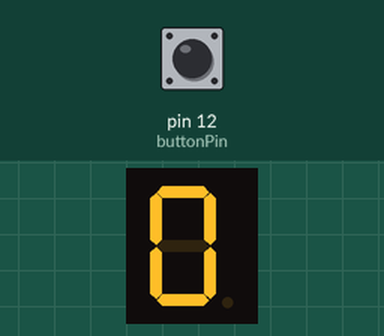
This sketch was run on a simulated Arduino Uno, built with avr-gcc and run on an emulated ATmega328P. Parts: 1-digit seven-segment display. Wiring (inferred from the names in the program): 1-digit 7-segment display, segments lit when LOW: segments pin 3, pin 2, pin 4, pin 5, pin 6, pin 7, pin 8. The inputs (shaded band) are chosen by the test bench; at power-on: pin 12 (buttonPin) HIGH. The segment pins are drawn as the display they are named for.

Above: at 1.2 s.
1.3 s: pin 12 (buttonPin) pulled LOW for 0.15 s
At 2.0 s:
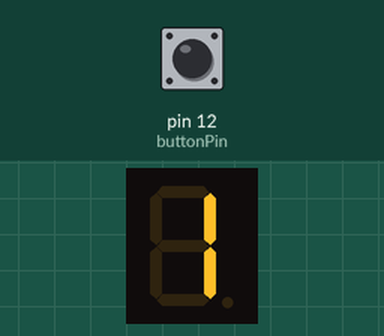
2.9 s: pin 12 (buttonPin) pulled LOW for 1 s
At 3.3 s:
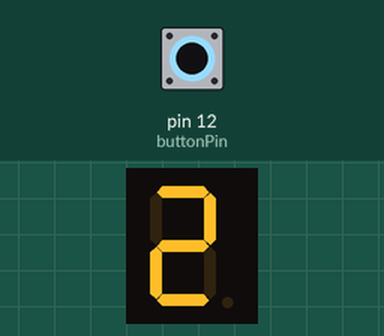
5.4 s: pin 12 (buttonPin) pulled LOW for 0.15 s
At 6.4 s:
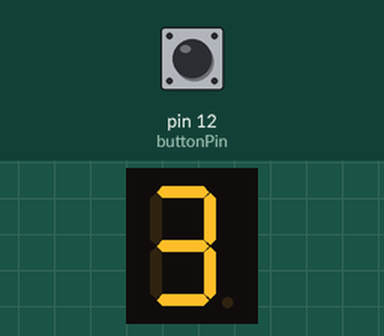
7.0 s: pin 12 (buttonPin) pulled LOW for 3.2 s
At 7.6 s:
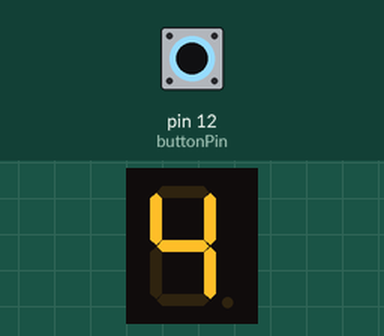
11.7 s: pin 12 (buttonPin) pulled LOW for 0.15 s
At 12.4 s:
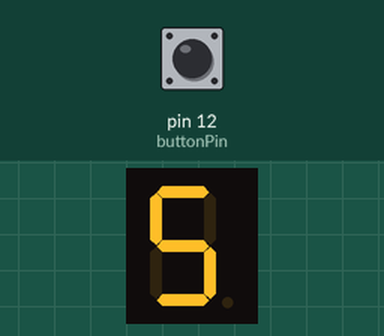
13.3 s: pin 12 (buttonPin) pulled LOW for 1 s
At 13.6 s:
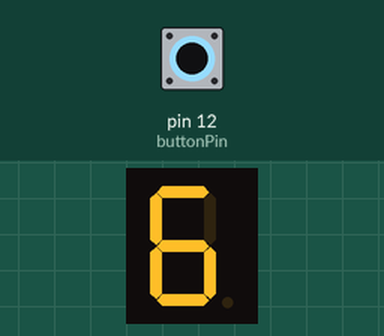
Timing chart, 0 to 16.3 s (numbered marks = the images above; inputs shaded):
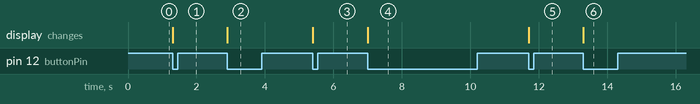

The sketch:

Seven_segment_display+1-need_button.ino
```cpp
byte sevenseg[10][7]={{0,0,0,0,0,0,1},
{0,1,0,1,1,1,1},
{0,0,1,0,0,1,0},
{0,0,0,0,1,1,0},
{0,1,0,1,1,0,0},
{1,0,0,0,1,0,0},
{1,0,0,0,0,0,0},
{0,0,0,1,1,1,1},
{0,0,0,0,0,0,0},
{0,0,0,1,1,0,0}};
byte num[7]={2,3,4,5,6,7,8};
const int buttonPin=12;
int presentButtonState;
int i,vv=0,a=1;
void setup() {
  // put your setup code here, to run once:
  for(i=0;i<7;i++){
pinMode(num[i],OUTPUT);
  }
  pinMode(buttonPin,INPUT);
  digitalWrite(buttonPin,HIGH);
}
void sevensegwrite(byte n){
for(i=0;i<7;i++){
  digitalWrite(num[i],sevenseg[n][i]);
  }
}

void loop() {
  // put your main code here, to run repeatedly:
  presentButtonState =digitalRead(buttonPin);
if( presentButtonState==0&&a==1){vv++;a=0;}
if( presentButtonState==1){a=1;}
  if(vv>9){vv=0;}
  sevensegwrite(vv);
delay(2);
}
```

Measured:
- after the input at 1.3 s, the display: changes at once (image 1)
- after the input at 2.9 s, the display: changes at once (image 2)
- after the input at 5.4 s, the display: changes at once (image 3)
- after the input at 7.0 s, the display: changes at once (image 4)
- after the input at 11.7 s, the display: changes at once (image 5)
- after the input at 13.3 s, the display: changes at once (image 6)
